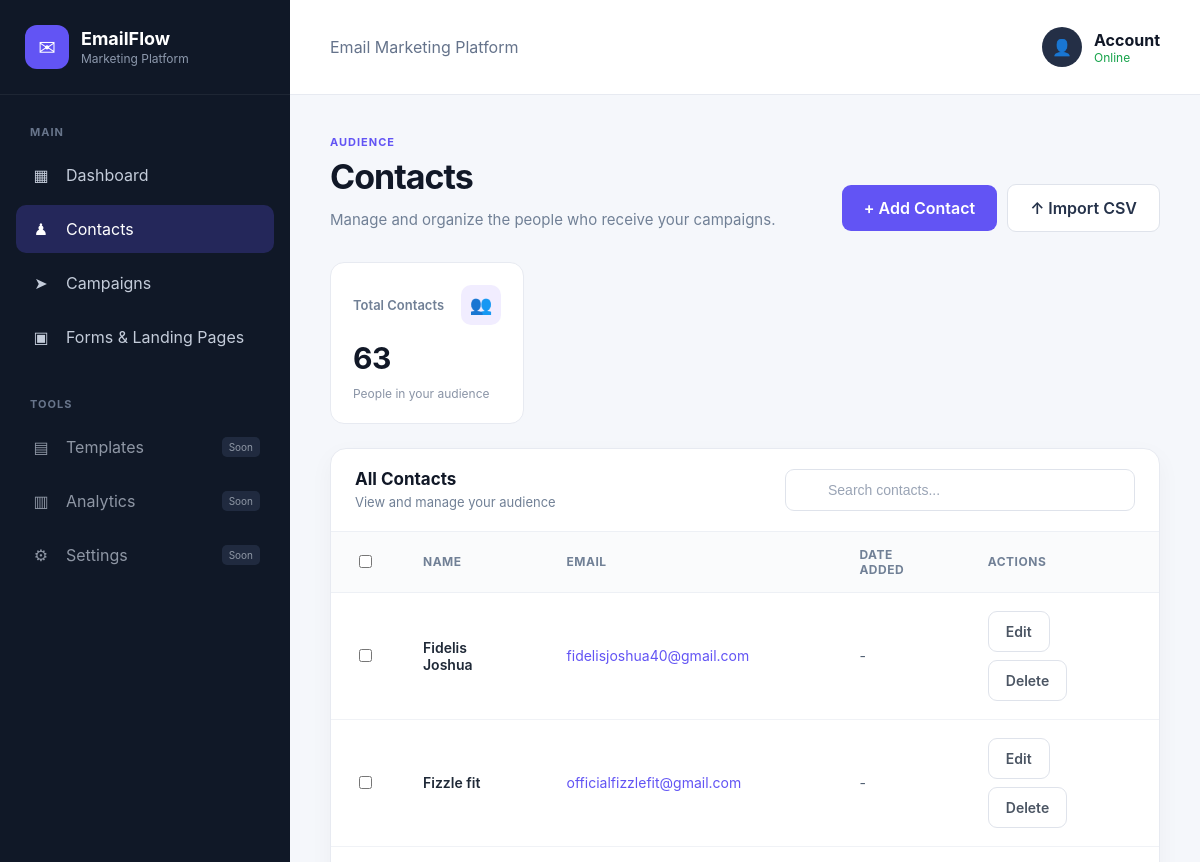
The page /contacts (signed in, upper part) on the database as committed earlier.
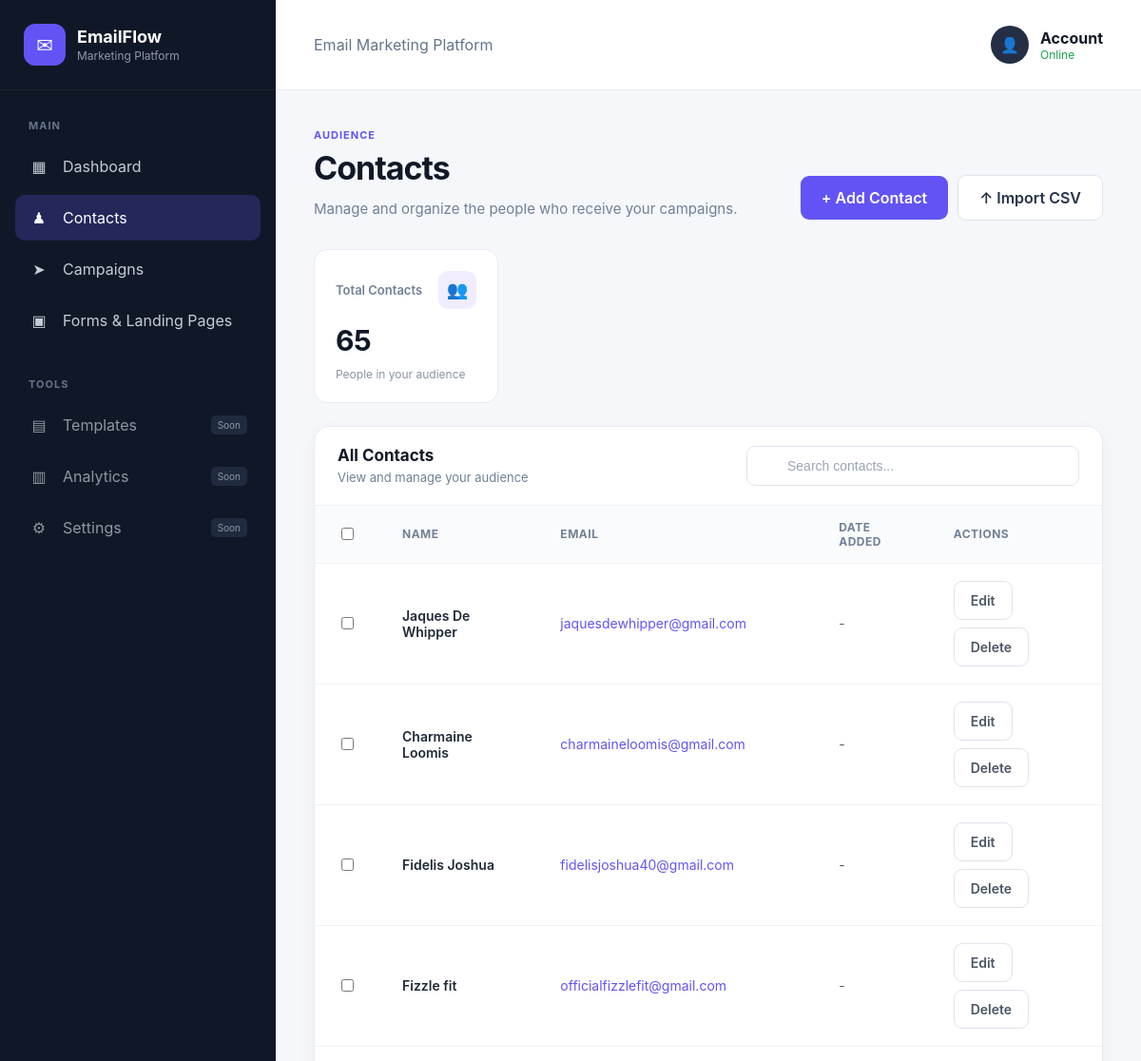
The same page on the database as committed later.
### models.py (models this page shows, shortened)
class Contact(db.Model):
    __tablename__ = "contacts"
    id = db.Column(
        db.Integer,
        primary_key=True
    )
    name = db.Column(
        db.String(100),
        nullable=False
    )
    email = db.Column(
        db.String(120),
        nullable=False
    )
    created_by = db.Column(
        db.Integer,
        db.ForeignKey("users.id"),
        nullable=False
    )
    __table_args__ = (
        db.UniqueConstraint(
            "email",
            "created_by",
            name="unique_contact_per_user"
        ),
    )

### app.py (the view, shortened to what this page needs)
@app.route("/contacts", methods=["GET", "POST"])
def contacts():
    if "user_id" not in session:
        return redirect(url_for("login"))
    user_id = session["user_id"]
    contact_list = Contact.query.filter_by(
        created_by=user_id
    ).order_by(
        Contact.id.desc()
    ).all()
    return render_template(
        "contacts.html",
        contacts=contact_list
    )

### templates/contacts.html (shortened to what this page needs)
{% extends "dashboard_base.html" %}
{% block content %}
<div class="page-header">
    <div>
        <div class="page-eyebrow">
            AUDIENCE
        </div>
        <h1 class="page-title">
            Contacts
        </h1>
        <p class="page-subtitle">
            Manage and organize the people who receive your campaigns.
        </p>
    </div>
    <div class="page-actions">
        <a
            href="{{ url_for('add_contact') }}"
            class="primary-button"
        >
            + Add Contact
        </a>
        <form
            action="{{ url_for('import_csv') }}"
            method="POST"
            enctype="multipart/form-data"
            class="csv-import-form"
        >
            <label
                for="csv_file"
                class="secondary-button csv-label"
            >
                ↑ Import CSV
            </label>
        </form>
    </div>
</div>
<div class="stats-grid">
    <div class="stat-card">
        <div class="stat-top">
            <div class="stat-label">
                Total Contacts
            </div>
            <div class="stat-icon">
                👥
            </div>
        </div>
        <div class="stat-number">
            {{ contacts|length }}
        </div>
        <div class="stat-footer">
            People in your audience
        </div>
    </div>
</div>
<div class="content-card">
    <div class="card-toolbar">
        <div>
            <div class="dashboard-card-title">
                All Contacts
            </div>
            <div class="dashboard-card-subtitle">
                View and manage your audience
            </div>
        </div>
        <input
            type="text"
            id="contactSearch"
            class="search-input"
            placeholder="Search contacts..."
            onkeyup="searchContacts()"
        >
    </div>
    <form
        method="POST"
        action="{{ url_for('bulk_delete_contacts') }}"
        onsubmit="return confirmBulkDelete();"
    >
        <div class="table-wrapper">
            <table
                class="custom-table"
                id="contactsTable"
            >
                <thead>
                    <tr>
                        <th style="width: 45px;">
                            <input
                                type="checkbox"
                                id="selectAll"
                                onclick="toggleAllContacts()"
                            >
                        </th>
                        <th>
                            Name
                        </th>
                        <th>
                            Email
                        </th>
                        <th>
                            Date Added
                        </th>
                        <th>
                            Actions
                        </th>
                    </tr>
                </thead>
                <tbody>
                {% if contacts %}
                    {% for contact in contacts %}
                        <tr>
                            <td>
                                <input
                                    type="checkbox"
                                    name="contact_ids"
                                    value="{{ contact.id }}"
                                    class="contact-checkbox"
                                >
                            </td>
                            <td>
                                <div class="contact-name">
                                    {{ contact.name }}
                                </div>
                            </td>
                            <td>
                                <div class="contact-email">
                                    {{ contact.email }}
                                </div>
                            </td>
                            <td>
                                {% if contact.created_at %}
                                    {{ contact.created_at }}
                                {% else %}
                                    -
                                {% endif %}
                            </td>
                            <td>
                                <div class="contact-actions">
                                    <a
                                        href="{{ url_for(
                                            'edit_contact',
                                            contact_id=contact.id
                                        ) }}"
                                        class="btn-secondary-custom"
                                    >
                                        Edit
                                    </a>
                                    <a
                                        href="{{ url_for(
                                            'delete_contact',
                                            contact_id=contact.id
                                        ) }}"
                                        class="btn-secondary-custom delete-button"
                                        onclick="return confirm(
                                            'Are you sure you want to delete this contact?'
                                        );"
                                    >
                                        Delete
                                    </a>
                                </div>
                            </td>
                        </tr>
                    {% endfor %}
                {% endif %}
                </tbody>
            </table>
        </div>
    </form>
</div>
{% endblock %}

### templates/dashboard_base.html (shortened to what this page needs)
<!DOCTYPE html>
<html lang="en">
<head>
    <link
        rel="stylesheet"
        href="{{ url_for('static', filename='css/style.css') }}">
</head>
<body>
<div class="app-shell">
    <aside class="sidebar">
        <div class="sidebar-brand">
            <div class="brand-icon">
                ✉
            </div>
            <div>
                <div class="brand-name">
                    EmailFlow
                </div>
                <div class="brand-subtitle">
                    Marketing Platform
                </div>
            </div>
        </div>
        <div class="nav-section">
            <div class="nav-title">
                MAIN
            </div>
            <a
                href="{{ url_for('dashboard') }}"
                class="nav-item {% if request.endpoint == 'dashboard' %}active{% endif %}"
            >
                <span class="nav-icon">
                    ▦
                </span>
                Dashboard
            </a>
            <a
                href="{{ url_for('contacts') }}"
                class="nav-item {% if request.endpoint == 'contacts' %}active{% endif %}"
            >
                <span class="nav-icon">
                    ♟
                </span>
                Contacts
            </a>
            <a
                href="{{ url_for('campaigns') }}"
                class="nav-item {% if request.endpoint == 'campaigns' %}active{% endif %}"
            >
                <span class="nav-icon">
                    ➤
                </span>
                Campaigns
            </a>
            <a
                href="{{ url_for('forms') }}"
                class="nav-item {% if request.endpoint == 'forms' %}active{% endif %}"
            >
                <span class="nav-icon">
                    ▣
                </span>
                Forms & Landing Pages
            </a>
        </div>
        <div class="nav-section">
            <div class="nav-title">
                TOOLS
            </div>
            <div class="nav-item disabled">
                <span class="nav-icon">
                    ▤
                </span>
                Templates
                <span class="soon">
                    Soon
                </span>
            </div>
            <div class="nav-item disabled">
                <span class="nav-icon">
                    ▥
                </span>
                Analytics
                <span class="soon">
                    Soon
                </span>
            </div>
            <div class="nav-item disabled">
                <span class="nav-icon">
                    ⚙
                </span>
                Settings
                <span class="soon">
                    Soon
                </span>
            </div>
        </div>
    </aside>
    <main class="main-area">
        <header class="topbar">
            <div class="topbar-title">
                Email Marketing Platform
            </div>
            <div class="topbar-account">
                <div class="topbar-avatar">
                    👤
                </div>
                <div>
                    <strong>
                        Account
                    </strong>
                    <div class="online">
                        Online
                    </div>
                </div>
            </div>
        </header>
        <section class="page-content">
            {% block content %}
            {% endblock %}
        </section>
    </main>
</div>
</body>
</html>

### templates/contacts.html (style rules this page uses)
.page-header { display: flex; align-items: flex-end; justify-content: space-between; gap: 30px; margin-bottom: 30px; }
.page-actions { display: flex; align-items: center; gap: 10px; flex-wrap: wrap; }
.csv-import-form { display: inline-flex; margin: 0; }
.csv-label { cursor: pointer; }
.contact-actions { display: flex; gap: 8px; flex-wrap: wrap; }
.delete-button { color: #dc2626; }

Rows that differ between the two databases and show on the page:
added Contact: name "Jaques De Whipper", email "jaquesdewhipper@gmail.com"
added Contact: name "Charmaine Loomis", email "charmaineloomis@gmail.com"
Other text that changed with them:
{{ contacts|length }}: "63" → "65"
